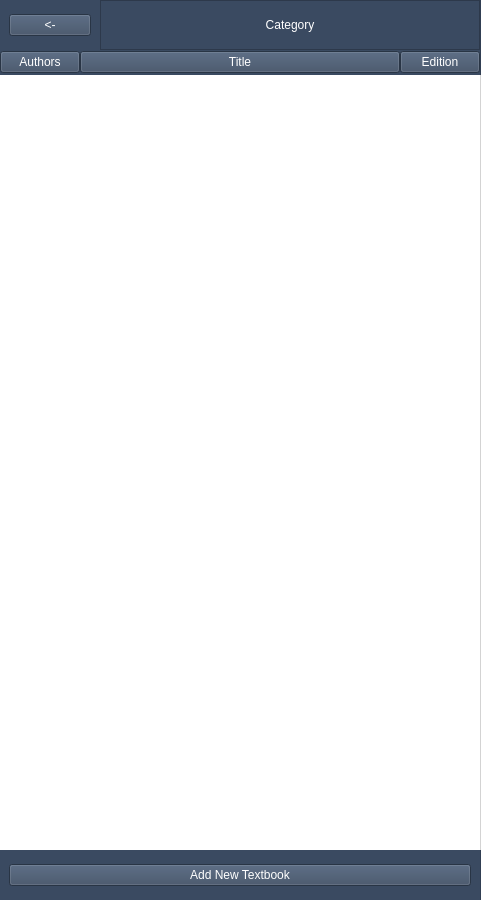
               <widget class="QFrame" name="learning_page_left">
                <property name="minimumSize">
                 <size>
                  <width>0</width>
                  <height>900</height>
                 </size>
                </property>
                <property name="maximumSize">
                 <size>
                  <width>500</width>
                  <height>16777215</height>
                 </size>
                </property>
                <property name="styleSheet">
                 <string notr="true"/>
                </property>
                <property name="frameShape">
                 <enum>QFrame::NoFrame</enum>
                </property>
                <property name="frameShadow">
                 <enum>QFrame::Raised</enum>
                </property>
                <layout class="QVBoxLayout" name="verticalLayout_35">
                 <property name="spacing">
                  <number>0</number>
                 </property>
                 <property name="leftMargin">
                  <number>0</number>
                 </property>
                 <property name="topMargin">
                  <number>0</number>
                 </property>
                 <property name="rightMargin">
                  <number>0</number>
                 </property>
                 <property name="bottomMargin">
                  <number>0</number>
                 </property>
                 <item>
                  <widget class="QFrame" name="search_bar">
                   <property name="minimumSize">
                    <size>
                     <width>0</width>
                     <height>50</height>
                    </size>
                   </property>
                   <property name="maximumSize">
                    <size>
                     <width>16777215</width>
                     <height>50</height>
                    </size>
                   </property>
                   <property name="styleSheet">
                    <string notr="true">QWidget{background-color: rgb(58, 74, 97)}
QFrame#search_bar{border: solid rgb(49, 63, 83);
	border-width: 0px 1px 0px 0px;
}</string>
                   </property>
                   <property name="frameShape">
                    <enum>QFrame::NoFrame</enum>
                   </property>
                   <property name="frameShadow">
                    <enum>QFrame::Raised</enum>
                   </property>
                   <layout class="QHBoxLayout" name="horizontalLayout_33">
                    <property name="spacing">
                     <number>0</number>
                    </property>
                    <property name="leftMargin">
                     <number>0</number>
                    </property>
                    <property name="topMargin">
                     <number>0</number>
                    </property>
                    <property name="rightMargin">
                     <number>0</number>
                    </property>
                    <property name="bottomMargin">
                     <number>0</number>
                    </property>
                    <item>
                     <widget class="QWidget" name="widget" native="true">
                      <property name="minimumSize">
                       <size>
                        <width>100</width>
                        <height>0</height>
                       </size>
                      </property>
                      <property name="maximumSize">
                       <size>
                        <width>100</width>
                        <height>16777215</height>
                       </size>
                      </property>
                      <layout class="QHBoxLayout" name="horizontalLayout_34">
                       <item>
                        <widget class="QPushButton" name="back_button">
                         <property name="cursor">
                          <cursorShape>PointingHandCursor</cursorShape>
                         </property>
                         <property name="mouseTracking">
                          <bool>false</bool>
                         </property>
                         <property name="styleSheet">
                          <string notr="true">color: white</string>
                         </property>
                         <property name="text">
                          <string>&lt;-</string>
                         </property>
                        </widget>
                       </item>
                      </layout>
                     </widget>
                    </item>
                    <item>
                     <widget class="QFrame" name="frame_7">
                      <property name="frameShape">
                       <enum>QFrame::StyledPanel</enum>
                      </property>
                      <property name="frameShadow">
                       <enum>QFrame::Raised</enum>
                      </property>
                      <layout class="QVBoxLayout" name="verticalLayout_24">
                       <item>
                        <widget class="QLabel" name="category_info_label">
                         <property name="minimumSize">
                          <size>
                           <width>0</width>
                           <height>0</height>
                          </size>
                         </property>
                         <property name="maximumSize">
                          <size>
                           <width>16777215</width>
                           <height>16777215</height>
                          </size>
                         </property>
                         <property name="styleSheet">
                          <string notr="true">color: white</string>
                         </property>
                         <property name="text">
                          <string>Category</string>
                         </property>
                         <property name="alignment">
                          <set>Qt::AlignCenter</set>
                         </property>
                        </widget>
                       </item>
                      </layout>
                     </widget>
                    </item>
                   </layout>
                  </widget>
                 </item>
                 <item>
                  <widget class="QFrame" name="column_names">
                   <property name="minimumSize">
                    <size>
                     <width>0</width>
                     <height>25</height>
                    </size>
                   </property>
                   <property name="maximumSize">
                    <size>
                     <width>16777215</width>
                     <height>25</height>
                    </size>
                   </property>
                   <property name="styleSheet">
                    <string notr="true">QWidget{background-color: rgb(58, 74, 97)}
QFrame#column_names{border: solid rgb(49, 63, 83);
	border-width: 0px 1px 0px 0px;
}</string>
                   </property>
                   <property name="frameShape">
                    <enum>QFrame::StyledPanel</enum>
                   </property>
                   <property name="frameShadow">
                    <enum>QFrame::Raised</enum>
                   </property>
                   <layout class="QHBoxLayout" name="horizontalLayout_8">
                    <property name="spacing">
                     <number>0</number>
                    </property>
                    <property name="leftMargin">
                     <number>0</number>
                    </property>
                    <property name="topMargin">
                     <number>0</number>
                    </property>
                    <property name="rightMargin">
                     <number>0</number>
                    </property>
                    <property name="bottomMargin">
                     <number>0</number>
                    </property>
                    <item>
                     <widget class="QPushButton" name="pushButton_3">
                      <property name="minimumSize">
                       <size>
                        <width>80</width>
                        <height>0</height>
                       </size>
                      </property>
                      <property name="maximumSize">
                       <size>
                        <width>80</width>
                        <height>16777215</height>
                       </size>
                      </property>
                      <property name="cursor">
                       <cursorShape>PointingHandCursor</cursorShape>
                      </property>
                      <property name="styleSheet">
                       <string notr="true">color: white</string>
                      </property>
                      <property name="text">
                       <string>Authors</string>
                      </property>
                     </widget>
                    </item>
                    <item>
                     <widget class="QPushButton" name="pushButton_4">
                      <property name="minimumSize">
                       <size>
                        <width>320</width>
                        <height>0</height>
                       </size>
                      </property>
                      <property name="maximumSize">
                       <size>
                        <width>320</width>
                        <height>16777215</height>
                       </size>
                      </property>
                      <property name="cursor">
                       <cursorShape>PointingHandCursor</cursorShape>
                      </property>
                      <property name="styleSheet">
                       <string notr="true">color: white</string>
                      </property>
                      <property name="text">
                       <string>Title</string>
                      </property>
                     </widget>
                    </item>
                    <item>
                     <widget class="QPushButton" name="pushButton_7">
                      <property name="cursor">
                       <cursorShape>PointingHandCursor</cursorShape>
                      </property>
                      <property name="styleSheet">
                       <string notr="true">color: white</string>
                      </property>
                      <property name="text">
                       <string>Edition</string>
                      </property>
                     </widget>
                    </item>
                   </layout>
                  </widget>
                 </item>
                 <item>
                  <widget class="QListWidget" name="textbooks_listwidget">
                   <property name="mouseTracking">
                    <bool>true</bool>
                   </property>
                   <property name="styleSheet">
                    <string notr="true">QListWidget{
border: solid lightgray;
border-width: 0px 1px 0px 0px;
}</string>
                   </property>
                   <property name="frameShape">
                    <enum>QFrame::NoFrame</enum>
                   </property>
                  </widget>
                 </item>
                 <item>
                  <widget class="QFrame" name="frame_19">
                   <property name="minimumSize">
                    <size>
                     <width>0</width>
                     <height>50</height>
                    </size>
                   </property>
                   <property name="maximumSize">
                    <size>
                     <width>16777215</width>
                     <height>50</height>
                    </size>
                   </property>
                   <property name="styleSheet">
                    <string notr="true">QWidget{background-color: rgb(58, 74, 97)}
QFrame#frame_19{border: solid rgb(49, 63, 83);
	border-width: 0px 1px 0px 0px;
}</string>
                   </property>
                   <property name="frameShape">
                    <enum>QFrame::NoFrame</enum>
                   </property>
                   <property name="frameShadow">
                    <enum>QFrame::Raised</enum>
                   </property>
                   <layout class="QHBoxLayout" name="horizontalLayout_36">
                    <item>
                     <widget class="QPushButton" name="add_new_textbook_button">
                      <property name="cursor">
                       <cursorShape>PointingHandCursor</cursorShape>
                      </property>
                      <property name="styleSheet">
                       <string notr="true">color: white</string>
                      </property>
                      <property name="text">
                       <string>Add New Textbook</string>
                      </property>
                     </widget>
                    </item>
                   </layout>
                  </widget>
                 </item>
                </layout>
               </widget>
